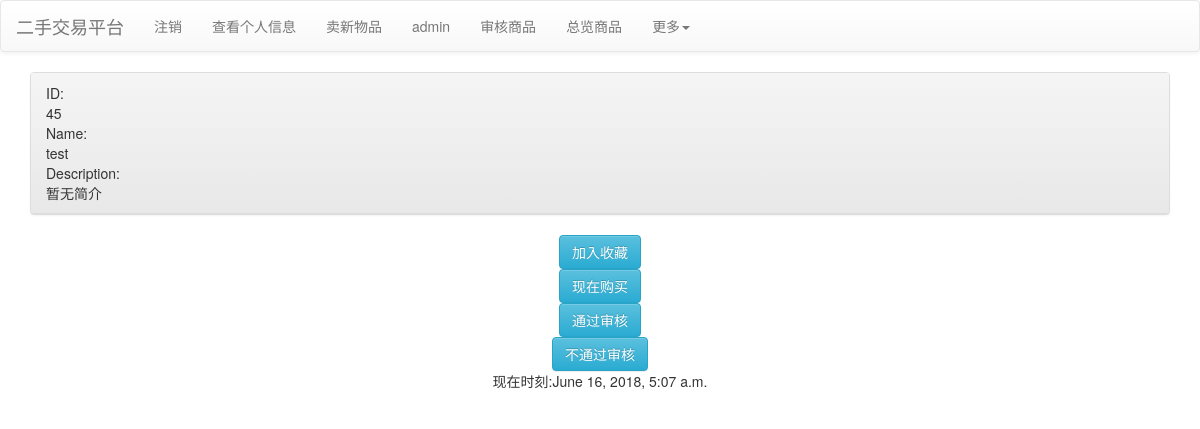
The page /product/45 (signed in) on the database its author committed.
### mainsite/models.py (models this page shows, shortened)
class Product(models.Model):
    seller = models.ForeignKey(Profile,on_delete=models.CASCADE)
    category = models.ForeignKey(Category, null = True, blank = True, on_delete = models.SET_NULL)
    price = models.DecimalField(max_digits = 10, decimal_places = 2, default = 0)
    name = models.CharField(max_length = 32)
    description = models.TextField(default = "暂无简介")
    state = models.IntegerField(default = -1)

### mainsite/views.py (the view)
# urls.py: re_path(r'^product/(\d+)$', views.product, name = "product-url"),
def product(request, product_id):
    TheTimeOfNow = datetime.now()
    if request.user.is_authenticated:
        username = request.user.username
        profile_cur = models.Profile.objects.get(user=request.user)
    product = models.Product.objects.get(id = product_id)
    return render(request, 'product.html', locals())

### templates/product.html (shortened to what this page needs)
{% extends "base.html" %}
{% block content %}
<div class="container">
    <div class="row">
        <div class="col-md-12">
            <div class="panel panel-default">
                <div class="panel-heading">
                    ID:
                    <br />
                    {{ product.id }}
                    <br />
                    Name:
                    <br />
                    {{ product.name }}
                    <br />
                    Description:
                    <br />
                    {{ product.description }}
            </div>
        </div>
    </div>
    <div class="row" align="center">
        {% if profile_cur == product.seller %}
        {% if product.state == -1 or product.state == 0 or product.state == -2 %}
            <a href="/product_modify/{{product.id}}" class="btn btn-info">修改商品信息</a>
            <form action="/product_remove" method="POST">
                {% csrf_token %}
                <input type='hidden' name='product_id' value='{{ product.id }}' />
                <button class="btn btn-info" type="submit">删除商品</button>
            </form>
        {% endif %}
        {% else %}
        {% if product.state == 0 %}
            <form action="/mark_add" method="POST">
                <button class="btn btn-info" type="submit">加入收藏</button>
            </form>
            <form action="/order_add" method="POST">
                <button class="btn btn-info" type="submit">现在购买</button>
            </form>
        {% endif %}
        {% endif %}
        {% if profile_cur.usertype == 1 %}
        <div class="row" align="center">
            <form action="/check" method="POST">
                <button class="btn btn-info" type="submit">通过审核</button>
            </form>
            <form action="/check" method="POST">
                <button class="btn btn-info" type="submit">不通过审核</button>
            </form>
        </div>
        {% endif %}
    </div>
</div>
{% endblock %}

### rows shown on the page
Product: id "45", name "test", description "暂无简介"
